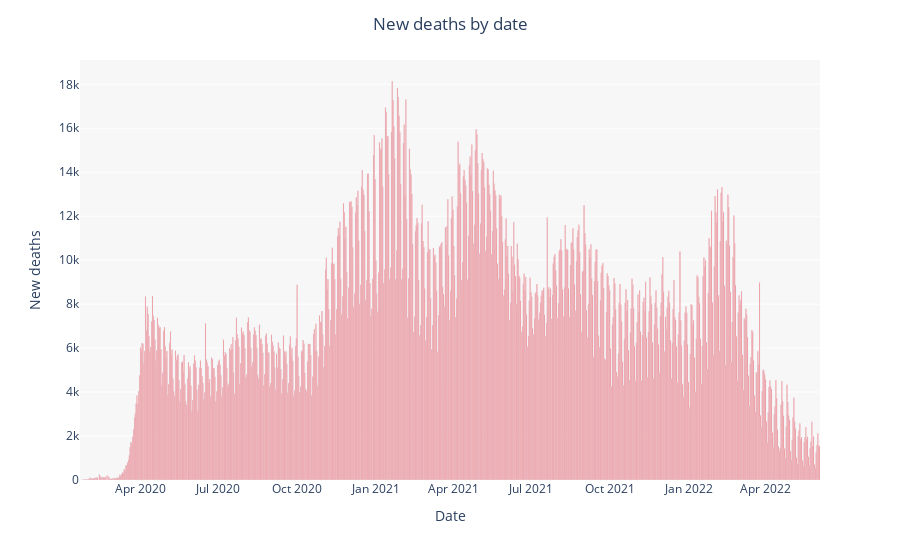

This figure's notebook cell:
### Code cell
fig = px.bar(df_world, x="date", y="new_deaths")
fig.update_traces(marker_color='red')
fig.update_layout(xaxis_title='Date',yaxis_title='New deaths',title_text='New deaths by date',title_x=0.5, plot_bgcolor='#F7F7F7')

### Figure 1 — Plotly figure (JSON) as saved in the notebook; plotly's stock layout.template omitted (floating-point values rounded to 4 significant figures; data arrays with more than 128 entries replaced by an {"elided": "..."} marker saying what was removed)
{"data": [{"alignmentgroup": "True", "hovertemplate": "date=%{x}<br>new_deaths=%{y}<extra></extra>", "legendgroup": "", "marker": {"color": "red", "pattern": {"shape": ""}}, "name": "", "offsetgroup": "", "orientation": "v", "showlegend": false, "textposition": "auto", "type": "bar", "x": {"elided": "864 str values"}, "xaxis": "x", "y": {"elided": "864 int values"}, "yaxis": "y"}], "layout": {"barmode": "relative", "legend": {"tracegroupgap": 0}, "margin": {"t": 60}, "plot_bgcolor": "#F7F7F7", "title": {"text": "New deaths by date", "x": 0.5}, "xaxis": {"anchor": "y", "domain": [0, 1], "title": {"text": "Date"}}, "yaxis": {"anchor": "x", "domain": [0, 1], "title": {"text": "New deaths"}}}}
